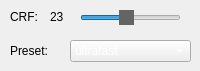
      <widget class="QWidget" name="x264Tab">
       <property name="autoFillBackground">
        <bool>false</bool>
       </property>
       <property name="styleSheet">
        <string notr="true"/>
       </property>
       <attribute name="title">
        <string>x264/x265</string>
       </attribute>
       <widget class="QLabel" name="x264QLabel">
        <property name="geometry">
         <rect>
          <x>10</x>
          <y>10</y>
          <width>47</width>
          <height>13</height>
         </rect>
        </property>
        <property name="text">
         <string>CRF: </string>
        </property>
       </widget>
       <widget class="QLabel" name="x264PLabel">
        <property name="geometry">
         <rect>
          <x>10</x>
          <y>44</y>
          <width>47</width>
          <height>13</height>
         </rect>
        </property>
        <property name="text">
         <string>Preset:</string>
        </property>
       </widget>
       <widget class="QComboBox" name="x264Preset">
        <property name="geometry">
         <rect>
          <x>70</x>
          <y>40</y>
          <width>121</width>
          <height>22</height>
         </rect>
        </property>
        <property name="styleSheet">
         <string notr="true">color:#fff</string>
        </property>
        <property name="currentText">
         <string>ultrafast</string>
        </property>
        <property name="currentIndex">
         <number>0</number>
        </property>
        <item>
         <property name="text">
          <string>ultrafast</string>
         </property>
        </item>
        <item>
         <property name="text">
          <string>superfast</string>
         </property>
        </item>
        <item>
         <property name="text">
          <string>veryfast</string>
         </property>
        </item>
        <item>
         <property name="text">
          <string>faster</string>
         </property>
        </item>
        <item>
         <property name="text">
          <string>fast</string>
         </property>
        </item>
        <item>
         <property name="text">
          <string>medium (Default)</string>
         </property>
        </item>
        <item>
         <property name="text">
          <string>slow</string>
         </property>
        </item>
        <item>
         <property name="text">
          <string>slower</string>
         </property>
        </item>
        <item>
         <property name="text">
          <string>veryslow</string>
         </property>
        </item>
       </widget>
       <widget class="QSlider" name="x264Var_2">
        <property name="geometry">
         <rect>
          <x>80</x>
          <y>10</y>
          <width>101</width>
          <height>16</height>
         </rect>
        </property>
        <property name="styleSheet">
         <string notr="true">QSlider::handle {background-color:rgb(100,100,100)} {border:0px solid black}</string>
        </property>
        <property name="maximum">
         <number>51</number>
        </property>
        <property name="sliderPosition">
         <number>23</number>
        </property>
        <property name="orientation">
         <enum>Qt::Horizontal</enum>
        </property>
       </widget>
       <widget class="QLabel" name="x264VarLabel">
        <property name="geometry">
         <rect>
          <x>50</x>
          <y>10</y>
          <width>47</width>
          <height>13</height>
         </rect>
        </property>
        <property name="text">
         <string>23</string>
        </property>
       </widget>
       <zorder>x264QLabel</zorder>
       <zorder>x264PLabel</zorder>
       <zorder>x264Preset</zorder>
       <zorder>x264VarLabel</zorder>
       <zorder>x264Var_2</zorder>
      </widget>
